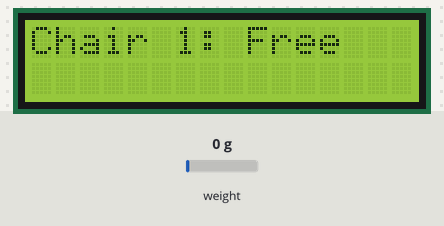
A sketch run on a simulated Arduino Uno, built with avr-gcc and run on an emulated ATmega328P. Parts: 16×2 character LCD. The test bench sets the inputs (shaded band); at power-on: weight on the scale 0 g. What the sketch prints to the serial monitor is not drawn.

Above: at 4.7 s.
4.8 s: weight on the scale set to 1250 g
At 6.7 s:
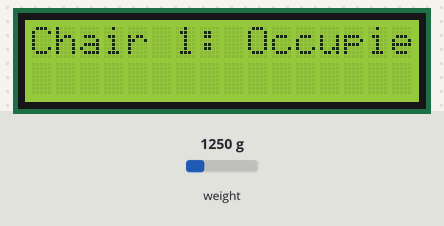
7.6 s: weight on the scale set to 100 g
At 8.8 s:
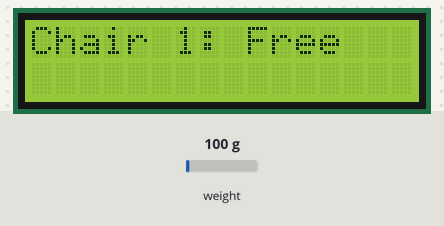
10.1 s: weight on the scale set to 2500 g
At 11.1 s:
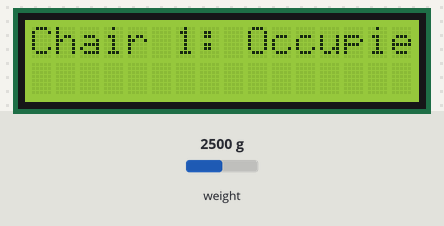
Timing chart, 0 to 13.1 s (numbered marks = the images above; inputs shaded):
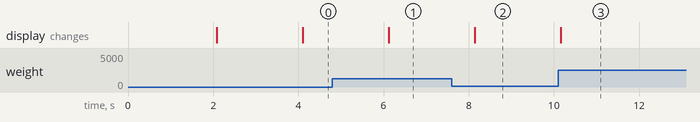

The sketch:

quickdine.ino
```cpp
#include <Wire.h>
#include <LiquidCrystal_I2C.h>
#include "HX711.h"

// HX711 pins for one chair
#define DT1  32
#define SCK1 33

HX711 scale1;

// LCD I2C address (adjust if needed)
LiquidCrystal_I2C lcd(0x27, 16, 2);

// Threshold: You can calibrate and update this value later
const long OCCUPIED_THRESHOLD = 50000;

void setup() {
  Serial.begin(115200);

  // Initialize LCD
  lcd.init();
  lcd.backlight();
  lcd.clear();
  lcd.setCursor(0, 0);
  lcd.print("Quick Dine Init");
  delay(2000);
  lcd.clear();

  // Initialize HX711
  scale1.begin(DT1, SCK1);
  scale1.tare();  // Zero the scale

  Serial.println("Taring done. System ready.");
}

void loop() {
  long w1 = scale1.is_ready() ? scale1.read_average() : 0;

  // Print raw value for calibration help
  Serial.print("Raw Weight: ");
  Serial.println(w1);

  // Determine occupancy
  bool isOccupied = (w1 > OCCUPIED_THRESHOLD);

  // Update LCD
  lcd.clear();
  lcd.setCursor(0, 0);
  lcd.print("Chair 1: ");
  lcd.print(isOccupied ? "Occupied" : "Free");

  delay(1000);
}
```

Measured:
- after the input at 4.8 s, the display: changes after 1.3 s (image 1)
- after the input at 7.6 s, the display: changes after 0.54 s (image 2)
- after the input at 10.1 s, the display: changes after 0.06 s (image 3)
